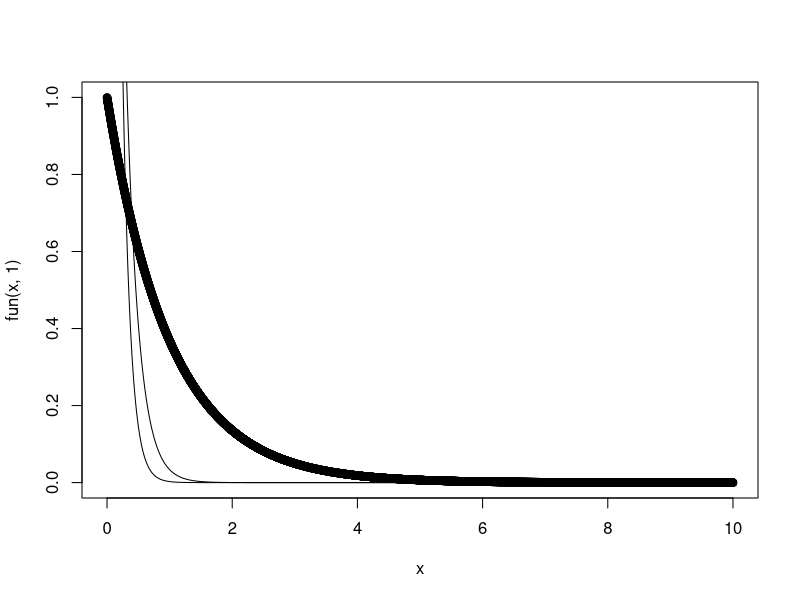

Source code (R):
fun<-function(x,lam){
  fun=lam*exp(-lam*x)
}
x=seq(0,10,0.001)
plot(x,fun(x,1))
lines(x,fun(x,5))
lines(x,fun(x,8))
